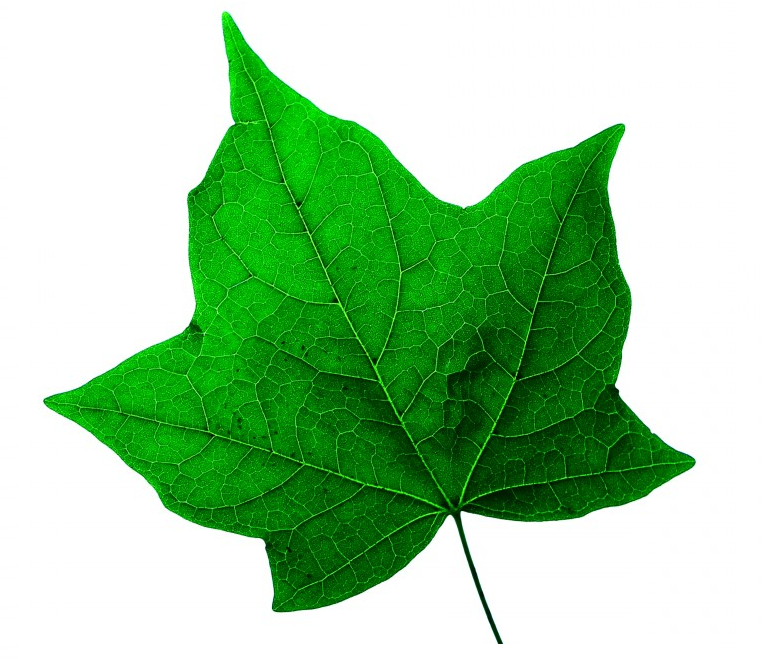
#> input picture 07 Thresholding/leaf.png, 765 x 659 px
$ python 08_threshBGR.py
#> lines starting #> are read from the running program, lines starting #| are printed output that depends on the picture; after the words box and inside, x2 and y2 are one past the last pixel; in counts of white or black regions, pixels touching at a corner belong together
import cv2
import matplotlib.pyplot as plt
import numpy as np


def show_image_with_matplotlib(color_img, title, pos):
    image_RGB = color_img[:, :, ::-1]

    ax = plt.subplot(1, 3, pos)
    plt.imshow(image_RGB)
    plt.title(title)
    plt.axis('off')

fig = plt.figure(figsize=(13, 5))
fig.patch.set_facecolor('silver')
plt.suptitle('Thresholding Color Images', fontsize=14, fontweight='bold')


image = cv2.imread("leaf.png")
#> image is the input picture: shape (659, 765, 3); mean B, G, R 160, 206.4, 160

ret1, thresh1 = cv2.threshold(image, 120, 255, cv2.THRESH_BINARY)
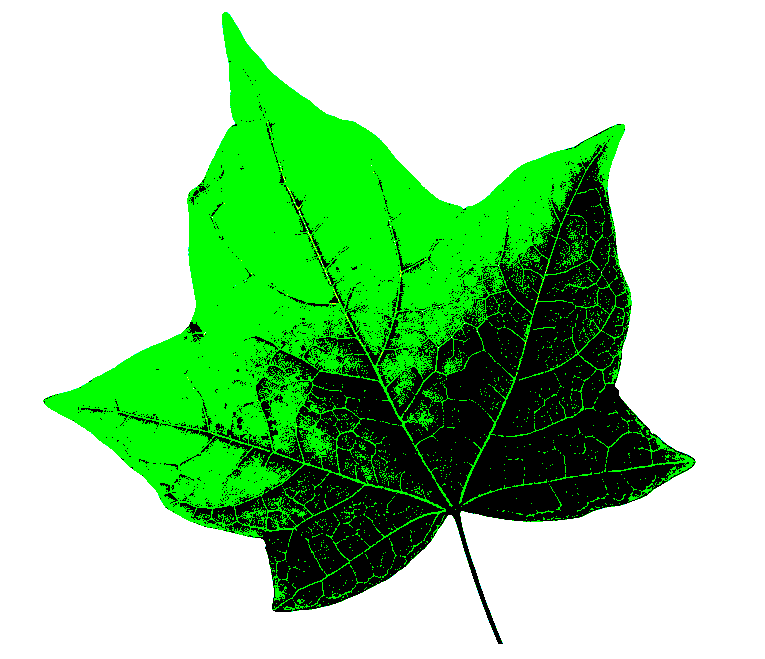
#> thresh1: shape (659, 765, 3); mean B, G, R 157.3, 211.3, 157.2

(b, g, r) = cv2.split(image)
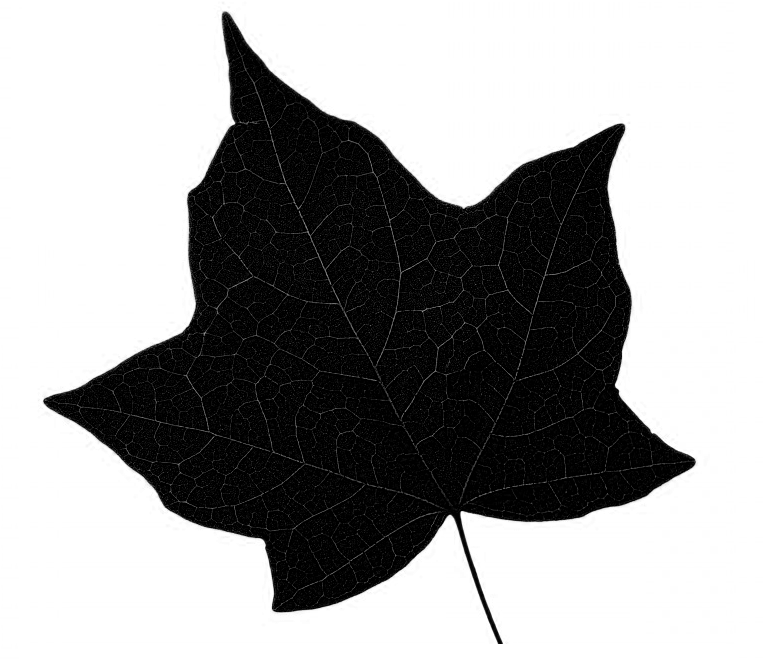
#> b: shape (659, 765); min 0, max 255, mean 160
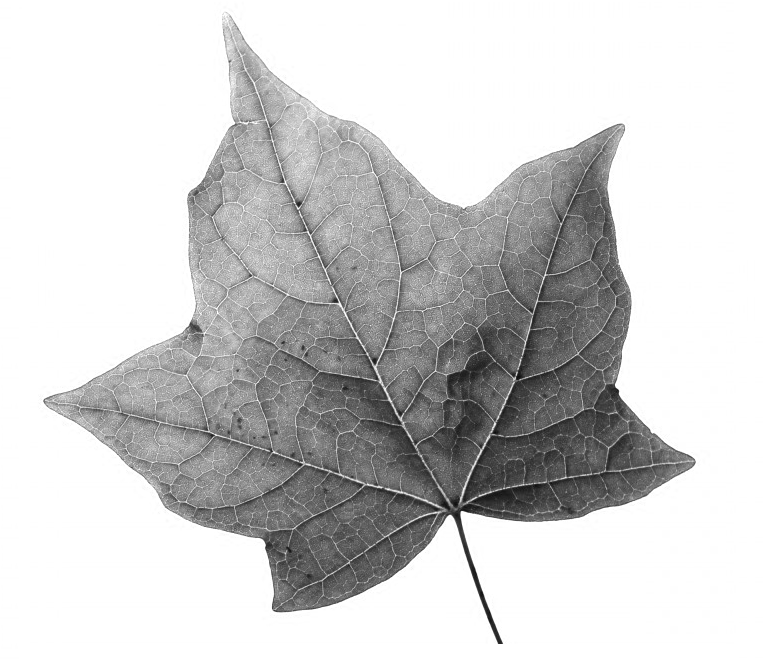
#> g: shape (659, 765); min 12, max 255, mean 206.4
ret2, thresh2 = cv2.threshold(b, 120, 255, cv2.THRESH_BINARY)
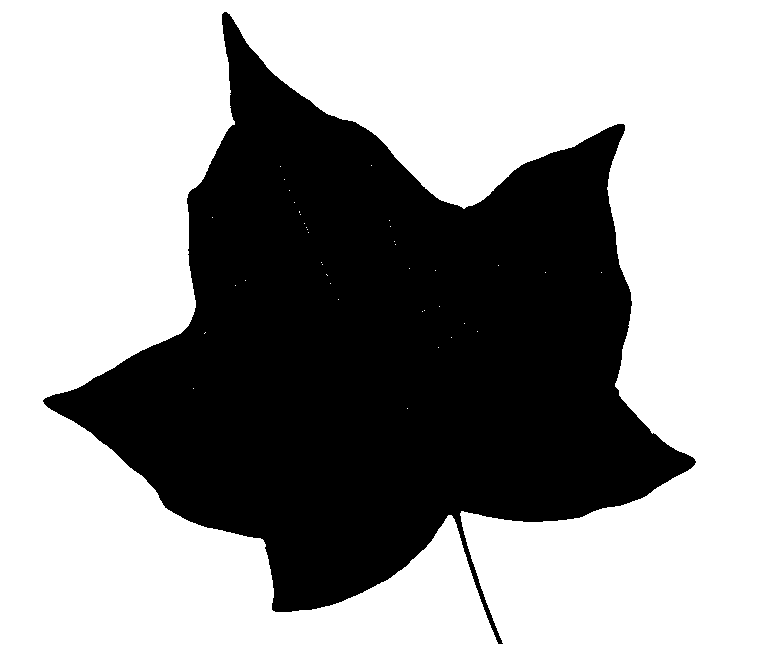
#> thresh2: shape (659, 765); 61.7% white; 1 black region, box (x1, y1, x2, y2) and area: (43, 12, 696, 644) 193199
ret3, thresh3 = cv2.threshold(g, 120, 255, cv2.THRESH_BINARY)
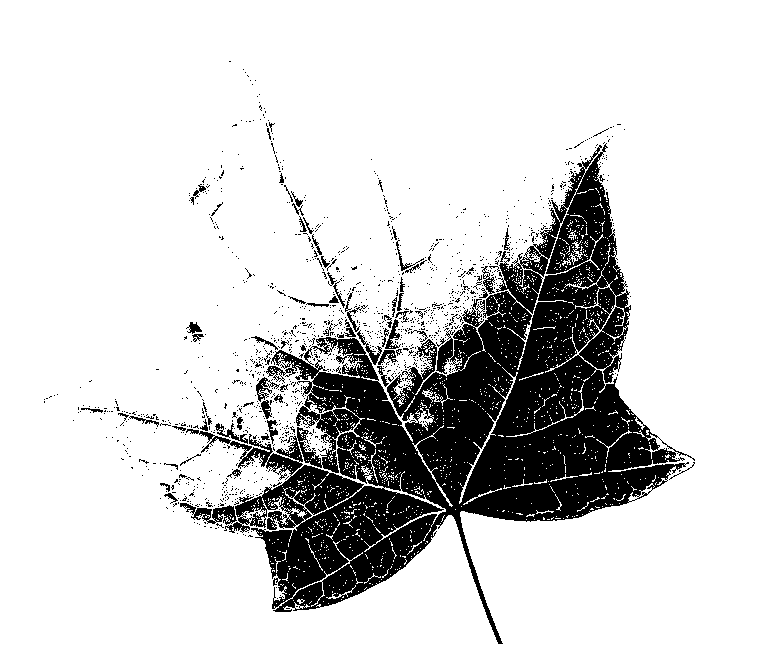
#> thresh3: shape (659, 765); 82.8% white; 1327 black regions (1255 under 20 px), largest, box (x1, y1, x2, y2) and area: (186, 143, 695, 644) 78946, (180, 503, 237, 525) 545, (256, 377, 280, 402) 205
ret4, thresh4 = cv2.threshold(r, 120, 255, cv2.THRESH_BINARY)
#> thresh4: shape (659, 765); 61.7% white; 1 black region, box (x1, y1, x2, y2) and area: (43, 12, 696, 644) 193257
image_bgr = cv2.merge((thresh2, thresh3, thresh4))

show_image_with_matplotlib(image, 'Color Cat', 1)
show_image_with_matplotlib(thresh1, 'threshold (120) BGR Image', 2)
show_image_with_matplotlib(image_bgr, 'threshold (120) each channel and merge', 3)

plt.show()
